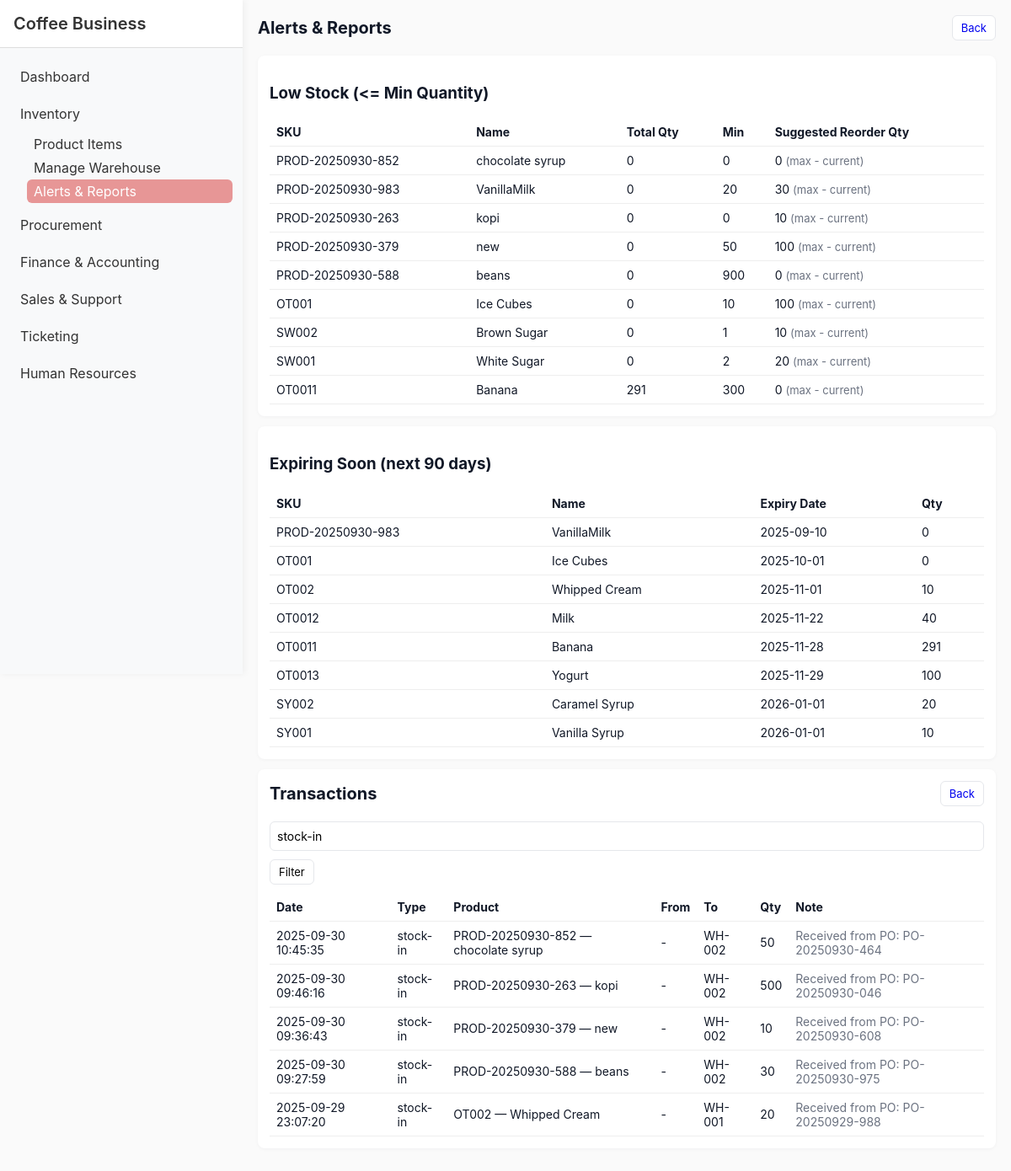
Before: /Module1/Alerts.php?filter=stock-in with the older database file.
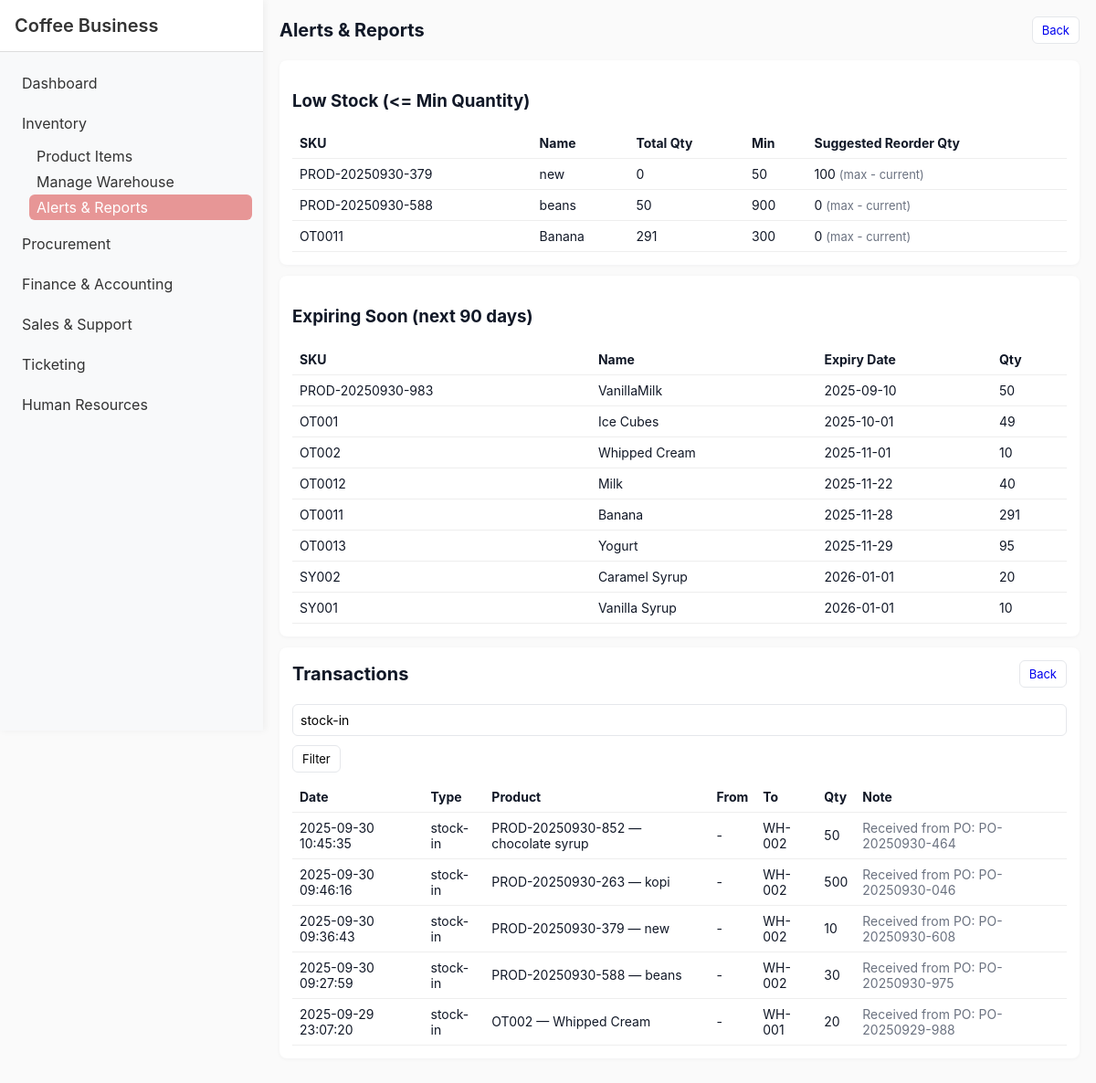
After: the same page with the newer database file.
### tables this page shows
CREATE TABLE `products` (
  `id` int(11) NOT NULL,
  `sku` varchar(50) NOT NULL,
  `name` varchar(255) NOT NULL,
  `description` text DEFAULT NULL,
  `category` varchar(100) DEFAULT NULL,
  `unit` varchar(30) DEFAULT 'pcs',
  `expiration_date` date DEFAULT NULL,
  `min_qty` int(11) DEFAULT 0,
  `max_qty` int(11) DEFAULT 0,
  `created_at` timestamp NOT NULL DEFAULT current_timestamp(),
  `updated_at` timestamp NULL DEFAULT NULL ON UPDATE current_timestamp(),
  `warehouse_id` int(11) DEFAULT NULL,
  `total_quantity` int(11) DEFAULT 0,
  `unit_price` decimal(10,2) DEFAULT NULL
);

CREATE TABLE `stock_transactions` (
  `id` int(11) NOT NULL,
  `product_id` int(11) NOT NULL,
  `location_from` int(11) DEFAULT NULL,
  `location_to` int(11) DEFAULT NULL,
  `qty` int(11) NOT NULL,
  `type` enum('stock-in','stock-out','transfer') NOT NULL,
  `reference` varchar(50) DEFAULT NULL,
  `note` text DEFAULT NULL,
  `trans_date` datetime DEFAULT current_timestamp(),
  `user_name` varchar(100) DEFAULT 'system',
  `expiration_date` date DEFAULT NULL,
  `reference_id` int(11) DEFAULT NULL,
  `reference_type` enum('po','gr','transfer','adjustment') DEFAULT NULL
);

CREATE TABLE `locations` (
  `id` int(11) NOT NULL,
  `code` varchar(50) NOT NULL,
  `name` varchar(255) NOT NULL,
  `description` text DEFAULT NULL,
  `created_at` timestamp NOT NULL DEFAULT current_timestamp()
);

### Module1/alerts.php (the view, shortened to what the changed rows need)
<?php
require '../db.php';
$sql = "SELECT p.id, p.sku, p.name, p.min_qty, p.max_qty, IFNULL(SUM(pl.quantity),0) AS total_qty
        FROM products p
        LEFT JOIN product_locations pl ON pl.product_id = p.id
        GROUP BY p.id
        HAVING total_qty <= p.min_qty
        ORDER BY total_qty ASC";
$low = $pdo->query($sql)->fetchAll(PDO::FETCH_ASSOC);
$stmt = $pdo->prepare("SELECT p.id,p.sku,p.name,p.expiration_date,IFNULL(SUM(pl.quantity),0) AS total_qty
    FROM products p
    LEFT JOIN product_locations pl ON pl.product_id = p.id
    WHERE p.expiration_date IS NOT NULL AND p.expiration_date <= DATE_ADD(CURDATE(), INTERVAL 90 DAY)
    GROUP BY p.id
    ORDER BY p.expiration_date ASC");
$stmt->execute();
$expiring = $stmt->fetchAll(PDO::FETCH_ASSOC);
$filter = $_GET['filter'] ?? '';
$sql = "SELECT t.*, p.sku, p.name AS product_name,
    lf.code AS from_code, lt.code AS to_code
    FROM stock_transactions t
    JOIN products p ON p.id = t.product_id
    LEFT JOIN locations lf ON lf.id = t.location_from
    LEFT JOIN locations lt ON lt.id = t.location_to
    WHERE 1 ";
$params = [];
if ($filter) {
    $sql .= " AND (t.type = :f OR p.sku LIKE :f2 OR p.name LIKE :f2) ";
    $params[':f'] = $filter;
    $params[':f2'] = "%$filter%";
}
$sql .= " ORDER BY t.trans_date DESC LIMIT 200";
$stmt = $pdo->prepare($sql);
$stmt->execute($params);
$logs = $stmt->fetchAll(PDO::FETCH_ASSOC);
?>
<!doctype html>
<html>
    <head>
        <link rel="stylesheet" href="styles.css">
    </head>
<body>
  <?php include '../shared/sidebar.php'; ?>
  <div class="container" style="margin-left: 18rem;">
    <div class="header">
        <h1>Alerts & Reports</h1>
    </div>
    <div class="card">
        <?php if (count($low) === 0): ?>
            <div class="small">No low stock items.</div>
        <?php else: ?>
            <table class="table">
                <thead>
                    <tr>
                        <th>SKU</th>
                        <th>Name</th>
                        <th>Total Qty</th>
                        <th>Min</th>
                        <th>Suggested Reorder Qty</th>
                    </tr>
                </thead>
                <tbody>
                    <?php foreach($low as $l):
                        $suggest = max( ($l['max_qty'] - $l['total_qty']), 0);
                    ?>
                        <tr>
                            <td><?php echo htmlspecialchars($l['sku'])?></td>
                            <td><?php echo htmlspecialchars($l['name'])?></td>
                            <td><?php echo (int)$l['total_qty']?></td>
                            <td><?php echo (int)$l['min_qty']?></td>
                            <td><?php echo (int)$suggest?> <span class="small"> (max - current)</span></td>
                        </tr>
                    <?php endforeach; ?>
                </tbody>
            </table>
        <?php endif; ?>
    </div>
    <div class="card">
        <?php if (count($expiring) === 0): ?>
            <div class="small">No items expiring soon.</div>
        <?php else: ?>
            <table class="table">
                <thead>
                    <tr>
                        <th>SKU</th>
                        <th>Name</th>
                        <th>Expiry Date</th>
                        <th>Qty</th>
                    </tr>
                </thead>
                <tbody>
                    <?php foreach($expiring as $e): ?>
                        <tr>
                            <td><?php echo htmlspecialchars($e['sku'])?></td>
                            <td><?php echo htmlspecialchars($e['name'])?></td>
                            <td><?php echo htmlspecialchars($e['expiration_date'])?></td>
                            <td><?php echo (int)$e['total_qty']?></td>
                        </tr>
                    <?php endforeach; ?>
                </tbody>
            </table>
        <?php endif; ?>
    </div>
    <div class="card">
        <div class="header">
            <h1>Transactions</h1>
        </div>
        <table class="table">
            <thead>
                <tr>
                    <th>Date</th>
                    <th>Type</th>
                    <th>Product</th>
                    <th>From</th>
                    <th>To</th>
                    <th>Qty</th>
                    <th>Note</th>
                </tr>
            </thead>
            <tbody>
                <?php foreach($logs as $l): ?>
                    <tr>
                        <td><?php echo htmlspecialchars($l['trans_date'])?></td>
                        <td><?php echo htmlspecialchars($l['type'])?></td>
                        <td><?php echo htmlspecialchars($l['sku'].' — '.$l['product_name'])?></td>
                        <td><?php echo htmlspecialchars($l['from_code'] ?? '-')?></td>
                        <td><?php echo htmlspecialchars($l['to_code'] ?? '-')?></td>
                        <td><?php echo (int)$l['qty']?></td>
                        <td class="small"><?php echo htmlspecialchars($l['note'])?></td>
                    </tr>
                <?php endforeach; ?>
            </tbody>
        </table>
    </div>
  </div>
</body>
</html>

Changed rows visible on the page:
no longer on this page (row edited): products: sku "PROD-20250930-852", name "chocolate syrup", total_qty "0", min_qty "0", max_qty "0", shown under "Low Stock (<= Min Quantity)"
no longer on this page (row edited): products: sku "PROD-20250930-263", name "kopi", total_qty "0", min_qty "0", max_qty "10", shown under "Low Stock (<= Min Quantity)"
no longer on one of the page's lists (row edited): products: sku "PROD-20250930-983", name "VanillaMilk", min_qty "20", max_qty "30"
no longer on one of the page's lists (row edited): products: sku "OT001", name "Ice Cubes", min_qty "10", max_qty "100"
no longer on this page (row edited): products: sku "SW002", name "Brown Sugar", total_qty "0", min_qty "1", max_qty "10", shown under "Low Stock (<= Min Quantity)"
no longer on this page (row edited): products: sku "SW001", name "White Sugar", total_qty "0", min_qty "2", max_qty "20", shown under "Low Stock (<= Min Quantity)"
changed products "PROD-20250930-588": total_qty "0" → "50"
changed products "PROD-20250930-983": total_qty "0" → "50"
changed products "OT001": total_qty "0" → "49"
changed products "OT0013": total_qty "100" → "95"
